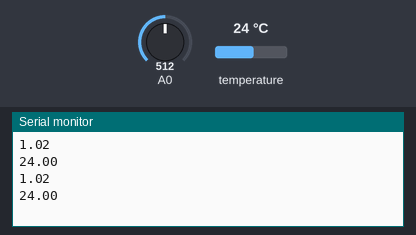
Simulated run of this sketch. Board: Arduino Uno, built with avr-gcc and run on an emulated ATmega328P. On the bench: the last lines printed to the serial monitor. The test bench sets the inputs (shaded band); at power-on: A0 = 512, temperature 24 °C.

Above: at 3.8 s.
3.9 s: A0 set to 0
At 6.1 s:
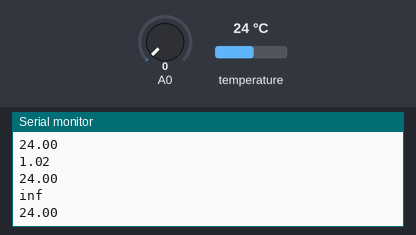
9.0 s: temperature set to 12 °C
At 10.6 s:
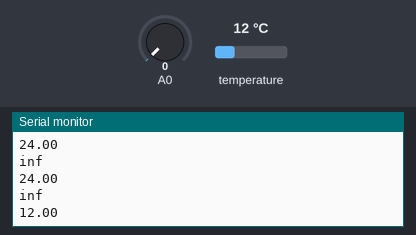
12.1 s: temperature set to 19 °C
At 13.5 s:
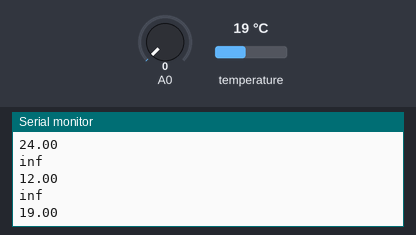
15.2 s: A0 set to 122
At 18.0 s:
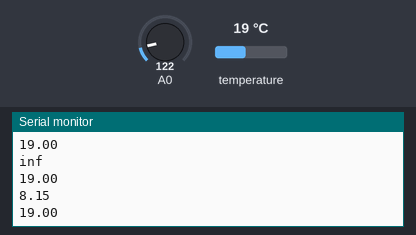
Timing chart, 0 to 19.3 s (numbered marks = the images above; inputs shaded):
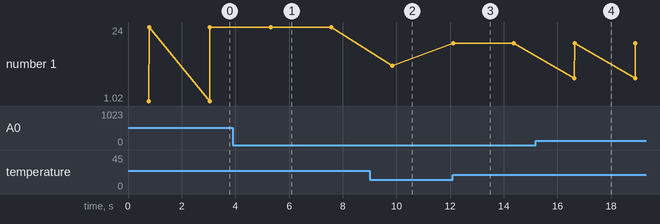

Measured:
- after the input at 3.9 s, the serial monitor: prints a new line after 1.4 s (image 1)
- after the input at 9.0 s, the serial monitor: prints a new line after 0.85 s (image 2)
- after the input at 12.1 s, the serial monitor: prints a new line at once (image 3)
- after the input at 15.2 s, the serial monitor: prints a new line after 1.4 s (image 4)
- plotted number 1: 24 → 12 after the input at 9.0 s, 12 → 19 after the input at 12.1 s

The sketch:

codigo_EC.ino
```cpp
#include <OneWire.h>
#include <Wire.h>
#include <DallasTemperature.h>

#define ONE_WIRE_BUS 12
OneWire oneWire(ONE_WIRE_BUS);
DallasTemperature sensor(&oneWire);

#define vin 5
#define K 0.996
#define T_coeficiente 0.015

void setup()
{
  sensor.begin();
  Serial.begin(9600);
  pinMode(A0, INPUT);
}

void loop()
{
  sensor.requestTemperatures();

  float vout = analogRead(A0);   //le o medidor

  vout = (float)vout / 1023 * 5;       //tranforma para volts

  float temperatura = sensor.getTempCByIndex(0);
  float resistencia = 1000 * (vout / (vin - vout));  //transforma de volts para resistencia

  float condutividade = 1000/(resistencia * K);           //tranfrorma para condutividade
  condutividade = condutividade * ( 1/(1 + T_coeficiente *(temperatura - 25 )));
  Serial.println(condutividade);
  Serial.println(temperatura);
  delay(1500);
}
```
